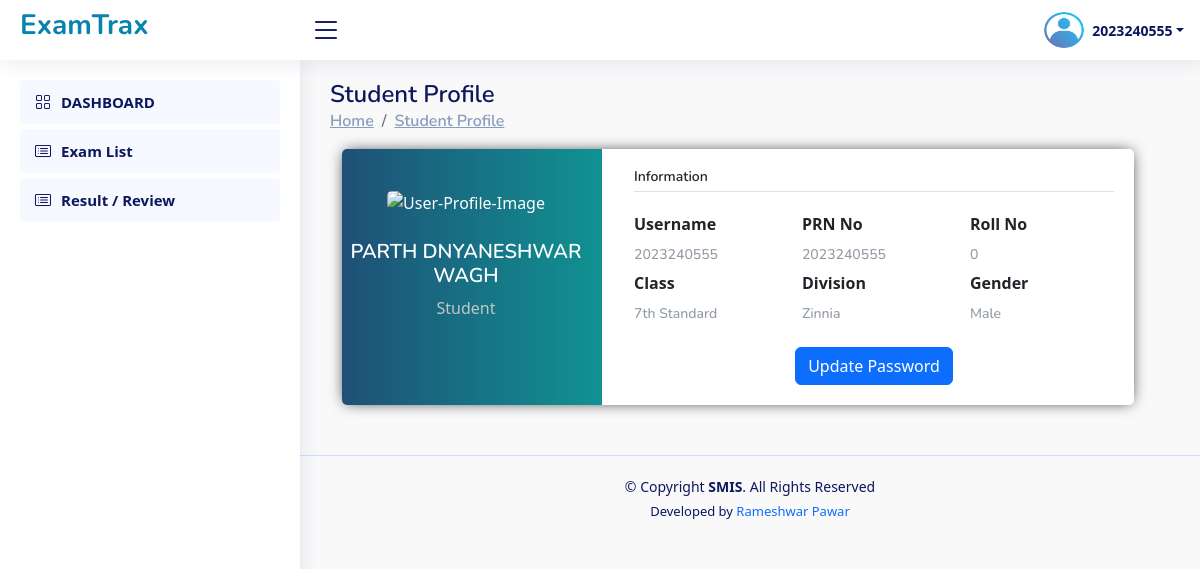
The page /Student/student_profile/ (signed in) on the database its author committed.
### Institute/models.py (models this page shows, shortened)
class CustomUser(AbstractUser):
    student_prn_no = models.BigIntegerField(null=True,unique=True)
    name = models.CharField(max_length=200,null=True)
    roll_no = models.CharField(max_length=20,null=True)
    class_name = models.CharField(max_length=50,null=True,choices=CLASS)
    division = models.CharField(max_length=10,null=True,choices=DIVISION)
    is_institute=models.BooleanField(default=False)
    is_staff=models.BooleanField(default=False)
    is_student=models.BooleanField(default=False)
    staff_id = models.CharField(max_length=10,null=True)
    designation=models.CharField(max_length=50,null=True,blank=True)
    email=models.EmailField(max_length=254,null=True,blank=True)
    gender=models.CharField(max_length=50,null=True,blank=True,choices=GENDER)

### Student/views.py (the view)
# urls.py: path("student_profile/",views.student_profile,name="student_profile"),
def student_profile(request):
    return render(request,"student__student_profile_page.html")

### Staff/views.py (called while the page is built)
def my_exam_list_object_for_base(request):
    if request.user.is_authenticated:
        exam = Exam.objects.filter(staff_id=request.user.staff_id).order_by('-id')
    else:
        exam={}
    return {'exam_list_data': exam}

### Student/templates/student__student_profile_page.html (shortened to what this page needs)
{% extends 'student_base.html' %}
{% load crispy_forms_tags %}
{% block content %}
<main id="main" class="main">
    <div class="pagetitle">
        <h1>Student Profile</h1>
        <nav>
            <ol class="breadcrumb">
                <li class="breadcrumb-item"><a href="#">Home</a></li>
                <li class="breadcrumb-item"><a href="#">Student Profile</a></li>
            </ol>
        </nav>
    </div>
    <section class="section dashboard">
        <div class="row">
            <div class="col-lg-12">
                <div class="page-content page-container" id="page-content">
                    <div class="">
                        <div class="row container d-flex justify-content-center">
                            <div class="col-sm-12">
                                <div class="card user-card-full">
                                    <div class="row">
                                        <div class="col-sm-4 bg-c-lite-green user-profile">
                                            <div class="card-block text-center text-white">
                                                <div class="m-b-25">
                                                    <img src="https://img.icons8.com/bubbles/100/000000/user.png"
                                                        class="img-radius" alt="User-Profile-Image">
                                                </div>
                                                <h5 class="f-w-600">{{request.user.name}}</h5>
                                                <p style="color:#C3C6C6">Student</p>
                                            </div>
                                        </div>
                                        <div class="col-sm-8">
                                            <div class="card-block">
                                                <h6 class="m-b-20 p-b-5 b-b-default f-w-600">Information</h6>
                                                <div class="row">
                                                    <div class="col-sm-4">
                                                        <p class="m-b-10 f-w-600">Username</p>
                                                        <h6 class="text-muted f-w-400">{{request.user.username}}</h6>
                                                    </div>
                                                    <div class="col-sm-4">
                                                        <p class="m-b-10 f-w-600">PRN No</p>
                                                        <h6 class="text-muted f-w-400">{% if request.user.student_prn_no %}{{request.user.student_prn_no}}  {% else %}---{% endif %}</h6>
                                                    </div>
                                                    <div class="col-sm-4">
                                                        <p class="m-b-10 f-w-600">Roll No</p>
                                                        <h6 class="text-muted f-w-400">{% if request.user.roll_no %}{{request.user.roll_no}}  {% else %}---{% endif %}</h6>
                                                    </div>
                                                </div>
                                                <div class="row">
                                                    <div class="col-sm-4">
                                                        <p class="m-b-10 f-w-600">Class</p>
                                                        <h6 class="text-muted f-w-400">{% if request.user.class_name %}{{request.user.class_name}} Standard {% else %}---{% endif %}</h6>
                                                    </div>
                                                    <div class="col-sm-4">
                                                        <p class="m-b-10 f-w-600">Division</p>
                                                        <h6 class="text-muted f-w-400">{% if request.user.division %}{{request.user.division}} {% else %}---{% endif %}</h6>
                                                    </div>
                                                    <div class="col-sm-4">
                                                        <p class="m-b-10 f-w-600">Gender</p>
                                                        <h6 class="text-muted f-w-400">{% if request.user.gender %}{{request.user.gender}}  {% else %}---{% endif %}</h6>
                                                    </div>
                                                </div>
                                                <div class="row">
                                                    <div class="col-sm-12 text-center mt-3">
                                                        <a href="{% url 'update_student_password' %}" class="btn btn-primary">Update Password</a>
                                                    </div>
                                                </div>
                                            </div>
                                        </div>
                                    </div>
                                </div>
                            </div>
                        </div>
                    </div>
                </div>
            </div>
        </div>
    </section>
</main>
{% endblock content %}

### Student/templates/student_base.html (shortened to what this page needs)
{% load static %}
<!DOCTYPE html>
<html lang="en">
<head>
  <link href="https://unpkg.com/aos@2.3.1/dist/aos.css" rel="stylesheet">
  <link rel="stylesheet" href="https://cdn.jsdelivr.net/npm/bootstrap-icons@1.10.3/font/bootstrap-icons.css">
  <link rel="stylesheet" href="{% static 'css/base_style.css' %}">
  <link rel="stylesheet" href="https://cdn.jsdelivr.net/npm/bootstrap@5.2.2/dist/css/bootstrap.min.css">
  <link rel="stylesheet" href="https://cdn.datatables.net/1.11.3/css/dataTables.bootstrap5.min.css">
</head>
<body>
  <header id="header" class="header fixed-top d-flex align-items-center" >
    <div class="d-flex align-items-center justify-content-between">
      <a href="{% url 'index' %}" class="logo d-flex align-items-center" style="text-decoration:none;">
        <center>
          <h3 style=" color:#0883AE;"><b>ExamTrax</b></h3>
        </center>
      </a>
      <i class="bi bi-list toggle-sidebar-btn"></i>
    </div>
    <nav class="header-nav ms-auto">
      <ul class="d-flex align-items-center">
        <li class="nav-item dropdown pe-3 text-center  ">
          <a class="nav-link nav-profile d-flex align-items-center pe-0" href="#" data-bs-toggle="dropdown">
            <img src="{% static 'img/profile.png' %}" alt="Profile" class="rounded-circle"
              style="width:40px; height:40px;">
            <span class="d-none d-md-block dropdown-toggle ps-2"> {{request.user.username}}</span>
          </a>
        </li>
      </ul>
    </nav>
  </header>
  <aside id="sidebar" class="sidebar">
    <ul class="sidebar-nav" id="sidebar-nav">
      <li class="nav-item">
        <a class="nav-link " href="{% url 'student_dashboard' %}">
          <i class="bi bi-grid"></i>
          <span>DASHBOARD</span>
        </a>
      </li>
      <li class="nav-item">
        <a class="nav-link " href="{% url 'student_exam_list' %}">
          <i class="bi bi-card-list"></i>
          <span>Exam List</span>
        </a>
      </li>
      <li class="nav-item">
        <a class="nav-link " href="{% url 'result_review_list' %}">
          <i class="bi bi-card-list"></i>
          <span>Result / Review</span>
        </a>
      </li>
    </ul>
  </aside>
  {% block content %}
  {% endblock content %}
  <footer id="footer" class="footer text-center">
    <div class="copyright">
      &copy; Copyright <strong><span>SMIS</span></strong>. All Rights Reserved
    </div>
    <div class="credits">
      Developed by <a href="https://prameshwar4378.github.io/My_Portfolio/" style="text-decoration:none;">Rameshwar
        Pawar</a>
    </div>
  </footer>
</body>
</html>

### Student/templates/student_base.html (style rules this page uses)
body { background: #F6FBFE; }

### Student/templates/student__student_profile_page.html (style rules this page uses)
body { background-color: #f9f9fa }
.user-card-full { overflow: hidden; }
.card { border-radius: 5px; -webkit-box-shadow: 0 0px 15px -3px; box-shadow: 0 0px 15px -3px; border: none; margin-bottom: 30px; }
.user-card-full .user-profile { border-radius: 5px 0 0 5px; }
.bg-c-lite-green { background: -webkit-gradient(linear, left top, right top, from(#f29263), to(#ee5a6f)); background: linear-gradient(to right, #1F4D75, #109292); }
.user-profile { padding: 20px 0; }
.card-block { padding: 1.25rem; }
.m-b-25 { margin-bottom: 25px; }
.img-radius { border-radius: 5px; }
h6 { font-size: 14px; }
.card .card-block p { line-height: 25px; }
.b-b-default { border-bottom: 1px solid #e0e0e0; }
.m-b-20 { margin-bottom: 20px; }
.p-b-5 { padding-bottom: 5px !important; }
.m-b-10 { margin-bottom: 10px; }
.text-muted { color: #919aa3 !important; }
.f-w-600 { font-weight: 600; }

### rows shown on the page
CustomUser: user.username "2023240555", user.name "PARTH DNYANESHWAR WAGH", user.student_prn_no "2023240555", user.roll_no "0", user.class_name "7th", user.division "Zinnia", user.gender "Male"
